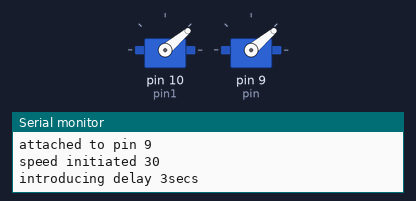
The sketch below on a simulated Arduino Uno, built with avr-gcc and run on an emulated ATmega328P. Shown: 2 × servo, the last lines printed to the serial monitor.

Above: at 0.1 s.
At 8.55 s:
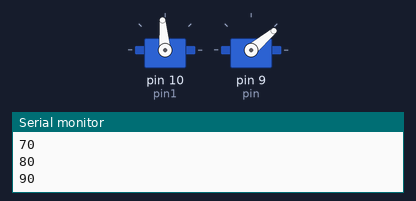
At 17.1 s:
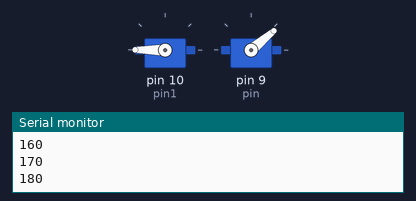
At 39.88 s:
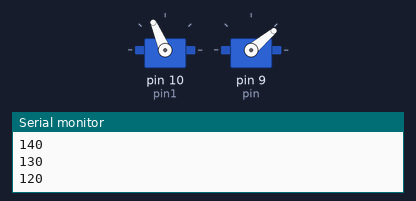
Timing chart, 0 to 40.0 s (numbered marks = the images above):
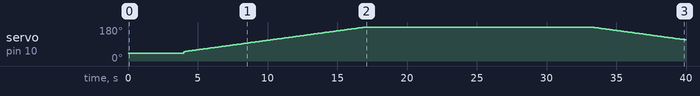

The sketch:

bldc_test1.ino
```cpp
#include <Servo.h>
Servo esc_signal;
Servo esc_signal1;
int i=0;
int spd=100;
int initi =40;
#define pin 9
#define pin1 10
void setup()
{


Serial.begin(9600);
  esc_signal1.attach(pin1);
  esc_signal.attach(pin);  //Specify here the pin number on which the signal pin of ESC is connected.
Serial.print("attached to pin 9");
Serial.println();
  esc_signal1.write(initi);
  esc_signal.write(initi);   //ESC arm command. ESCs won't start unless input speed is less during initialization.
  Serial.print("speed initiated 30");
Serial.println();
Serial.print("introducing delay 3secs");
Serial.println();
  delay(3000);            //ESC initialization delay.
Serial.print("exiting setup");
Serial.println();

}

void loop()

{
  /*
Serial.print(i);
Serial.println();
//delay(00);
i++;


esc_signal.write(spd);    //Vary this between 40-130 to change the speed of motor. Higher value, higher speed.
delay(100);
esc_signal.write(initi);
*/
test2(100);
//test2(15);
eop();
}
void eop(){


  Serial.print("ending program"); Serial.println();
  delay(2000);exit(0);
}
void test1(int x)
{Serial.print("motor 1"); Serial.println();//Serial.println(); Serial.println();  Serial.println(); Serial.println();
delay(1000);  int is=x; int ma=250,mi=40,d=5;
for (int i=mi;i<=ma;i+=d)
{
esc_signal.write(i);
if(i%10==0)
{Serial.print(i); Serial.println();
} delay(is);
}
  Serial.print("max speed"); Serial.println();
delay(1000);
for (int j=ma;j>=mi;j-=d)
{
esc_signal.write(j);
if(j%10==0)
{Serial.print(j); Serial.println();
}//Serial.print(j); Serial.println();
  delay(is);
}
  Serial.print("termination"); Serial.println();
delay(1000);
}


void test2(int x)
{Serial.print("motor 2"); Serial.println();//Serial.println(); Serial.println();  Serial.println(); Serial.println();
 delay(1000); int is=x;
for (int i=50;i<=255;i++)
{
esc_signal1.write(i);
if(i%10==0)
{Serial.print(i); Serial.println();
}
//Serial.print(i); Serial.println();
  delay(is);
}
  Serial.print("max speed"); Serial.println();  delay(1000);
for (int j=255;j>=50;j--)
{
esc_signal1.write(j);
if(j%10==0)
{Serial.print(j); Serial.println();
}//Serial.print(j); Serial.println();
  delay(is);
}
  Serial.print("termination"); Serial.println();delay(1000);
}
```

Measured:
- by itself, servo on pin 10 (pin1): rises from 40° to 180° in 13.0 s, then falls to 112° in 22.9 s
